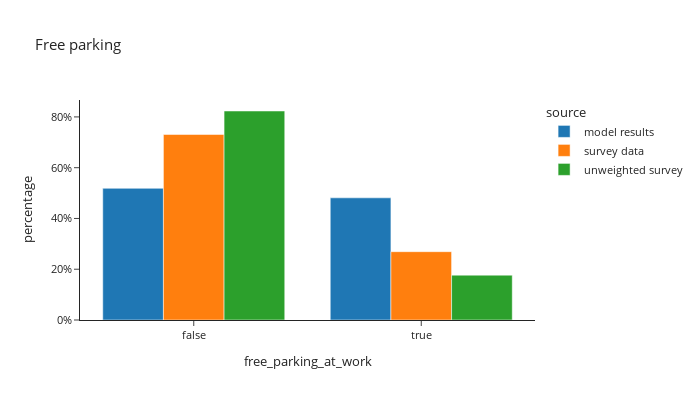

This figure's notebook cell:
### Markdown cell above
## free parking availability for workers in zones with parking costs

### Code cell
free_parking = per_data.loc[(per_data['PRKCST']>0) & (per_data['workplace_zone_id']>0) & (per_data['home_zone_id']!=per_data['workplace_zone_id'])]

df_plot = free_parking.groupby(['source','free_parking_at_work'])['person_weight'].sum().reset_index()

df_plot['percentage'] = df_plot.groupby(['source'], group_keys=False)['person_weight']. \
    apply(lambda x: x / float(x.sum()))
df_plot['source'] = df_plot['source'].astype(pd.CategoricalDtype(['model results', 'survey data', 'unweighted survey']))

fig = px.bar(df_plot.sort_values(by=['source']), x="free_parking_at_work", y="percentage", color="source",
             barmode="group",template="simple_white",
             title="Free parking")
fig.update_layout(height=400, width=700, font=dict(size=11), yaxis_tickformat = '.0%')
fig.show()

### Figure 1 — Plotly figure (JSON) as saved in the notebook; plotly's stock layout.template omitted (floating-point values rounded to 4 significant figures)
{"data": [{"alignmentgroup": "True", "hovertemplate": "source=model results<br>free_parking_at_work=%{x}<br>percentage=%{y}<extra></extra>", "legendgroup": "model results", "marker": {"color": "#1F77B4", "pattern": {"shape": ""}}, "name": "model results", "offsetgroup": "model results", "orientation": "v", "showlegend": true, "textposition": "auto", "type": "bar", "x": [false, true], "xaxis": "x", "y": [0.5187, 0.4813], "yaxis": "y"}, {"alignmentgroup": "True", "hovertemplate": "source=survey data<br>free_parking_at_work=%{x}<br>percentage=%{y}<extra></extra>", "legendgroup": "survey data", "marker": {"color": "#FF7F0E", "pattern": {"shape": ""}}, "name": "survey data", "offsetgroup": "survey data", "orientation": "v", "showlegend": true, "textposition": "auto", "type": "bar", "x": [false, true], "xaxis": "x", "y": [0.7309, 0.2691], "yaxis": "y"}, {"alignmentgroup": "True", "hovertemplate": "source=unweighted survey<br>free_parking_at_work=%{x}<br>percentage=%{y}<extra></extra>", "legendgroup": "unweighted survey", "marker": {"color": "#2CA02C", "pattern": {"shape": ""}}, "name": "unweighted survey", "offsetgroup": "unweighted survey", "orientation": "v", "showlegend": true, "textposition": "auto", "type": "bar", "x": [false, true], "xaxis": "x", "y": [0.8233, 0.1767], "yaxis": "y"}], "layout": {"barmode": "group", "font": {"size": 11}, "height": 400, "legend": {"title": {"text": "source"}, "tracegroupgap": 0}, "title": {"text": "Free parking"}, "width": 700, "xaxis": {"anchor": "y", "domain": [0.0, 1.0], "title": {"text": "free_parking_at_work"}}, "yaxis": {"anchor": "x", "domain": [0.0, 1.0], "tickformat": ".0%", "title": {"text": "percentage"}}}}
